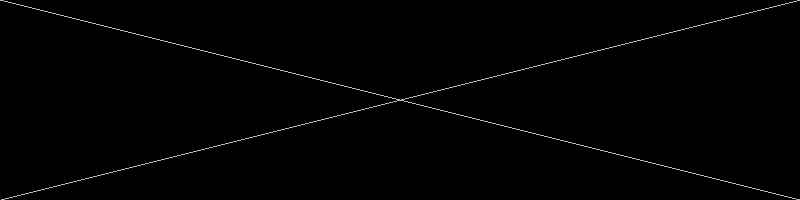
Frame 1 (no input)
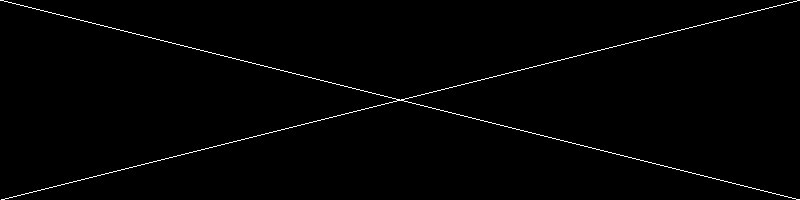
Frame 60 (the mouse pressed at the canvas centre just before this capture)
Frame 120 (the mouse held since frame 60 and released just before this capture): identical to frame 60, image omitted

The Processing sketch that drew these frames (run headless with seeded random() and noise(); from frame 60 on, the mouse is pressed at the canvas centre):

// Processing sketch: P1_D02__22B_Juan_Antonio_Arroyo_Santana
// ── P1_D02__22B_Juan_Antonio_Arroyo_Santana.pde
void setup(){
  size(800,200);
  background(0,0,0);
}

void draw(){
  stroke(255,255,255);
  float relacion = 0.0;
  if(height>width){
    relacion = (float)width/height;
    for(int i=0;i<=height;i++){
      point(i*relacion,i);
      point((height-i)*relacion,i);}}
  else{
    relacion = (float)height/width;
    for(int i=0;i<=width;i++){
      point(i,i*relacion);
      point(i,(width-i)*relacion);}}
}
